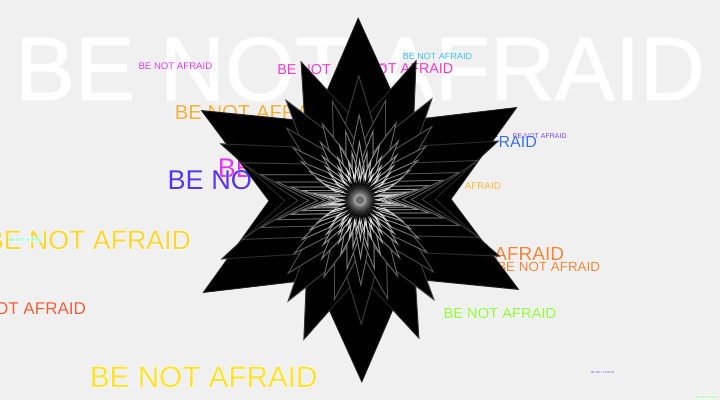
Frame 1 (no input)
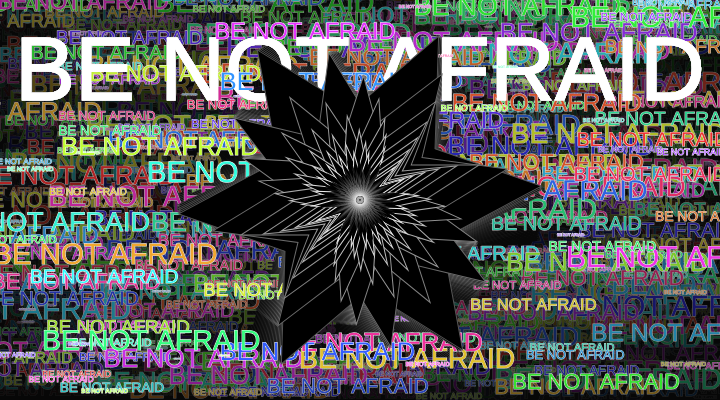
Frame 60 (no input)
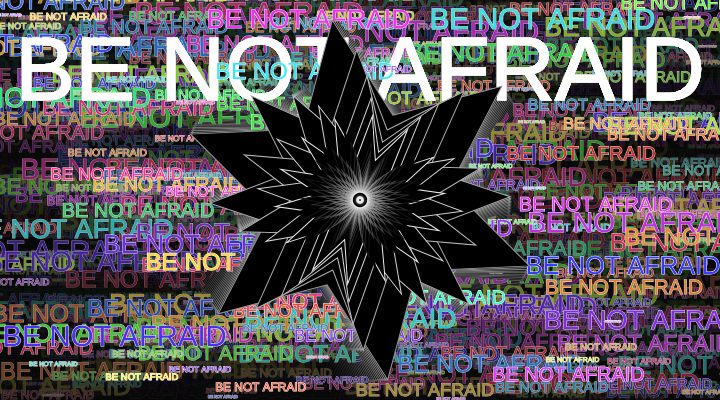
Frame 120 (the mouse pressed at the canvas centre since frame 60)

The p5.js sketch that drew these frames (run headless with seeded random() and noise() and a simulated clock; from frame 60 on, the mouse is pressed at the canvas centre):

// p5.js sketch
// ── sketch.js
let count = 0;

function setup() {
  createCanvas(720, 400);
  colorMode(HSB)
}

function draw() {
  background(0, 0, 0, 0.06);

  stroke(0, 0, 100)
  fill(0,0,100)
  
  textSize(90)
  textAlign(CENTER)
  text("BE NOT AFRAID", width/2, 100)

  for (i = 0; i < 20; i++){
    textFill = random(0,360)
    fontSize = random(1,30)
    x = random(0, width)
    y = random(0, height)
    writeText(textFill, fontSize, x, y)
  }
  push();
  translate(width/2, height/2);
  rotate(frameCount / -100.0);
  drawStars(0, 0, height/2, height/4, 5)
  pop();
  
}

function star(x, y, radius1, radius2, npoints) {
  let angle = TWO_PI / npoints;
  let halfAngle = angle / 2.0;
  beginShape();
  for (let a = 0; a < TWO_PI; a += angle) {
    let sx = x + cos(a) * radius2;
    let sy = y + sin(a) * radius2;
    vertex(sx, sy);
    sx = x + cos(a + halfAngle) * radius1;
    sy = y + sin(a + halfAngle) * radius1;
    vertex(sx, sy);
  }
  endShape(CLOSE);
}

function drawStars(x, y, radius1, radius2, npoints) {
  count++;

  let h = map(count + frameCount * 0.1, 0, 24, 0, 100) % 100;
  fill(0,0,0)

  stroke(0, 0, h);

  if (count % 2 === 0) {
    //even
    star(x, y, radius1, radius2, npoints); // Draw a star
  } 

  if (npoints < 100) {
    drawStars(x, y, radius1/1.1, radius2/1.1, npoints + 1);
  } else {
    // console.log(count);
  }
}

function writeText(textFill, fontSize, x, y){
  stroke(0, 0, 100)
  fill(textFill,80,100)
  
  textSize(fontSize)
  textAlign(CENTER)
  text("BE NOT AFRAID", x, y)
}
